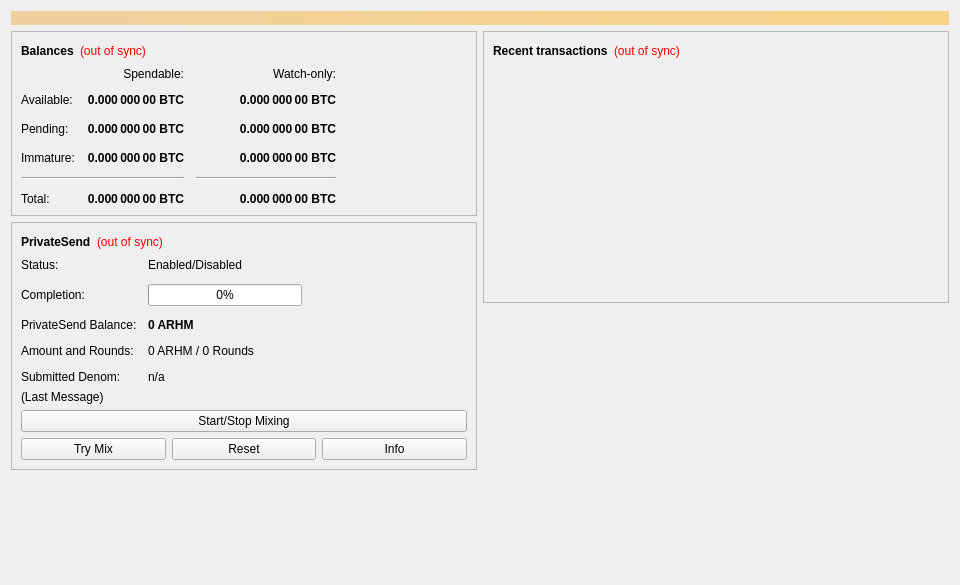
<?xml version="1.0" encoding="UTF-8"?>
<ui version="4.0">
 <class>OverviewPage</class>
 <widget class="QWidget" name="OverviewPage">
  <property name="geometry">
   <rect>
    <x>0</x>
    <y>0</y>
    <width>960</width>
    <height>585</height>
   </rect>
  </property>
  <property name="minimumSize">
   <size>
    <width>960</width>
    <height>0</height>
   </size>
  </property>
  <property name="windowTitle">
   <string>Form</string>
  </property>
  <layout class="QVBoxLayout" name="topLayout">
   <item>
    <widget class="QLabel" name="labelAlerts">
     <property name="visible">
      <bool>false</bool>
     </property>
     <property name="styleSheet">
      <string notr="true">QLabel { background-color: qlineargradient(x1: 0, y1: 0, x2: 1, y2: 0, stop:0 #F0D0A0, stop:1 #F8D488); color:#000000; }</string>
     </property>
     <property name="wordWrap">
      <bool>true</bool>
     </property>
     <property name="margin">
      <number>3</number>
     </property>
     <property name="textInteractionFlags">
      <set>Qt::TextSelectableByMouse</set>
     </property>
    </widget>
   </item>
   <item>
    <layout class="QHBoxLayout" name="horizontalLayout" stretch="1,1">
     <item>
      <layout class="QVBoxLayout" name="verticalLayout_2">
       <item>
        <widget class="QFrame" name="frame">
         <property name="frameShape">
          <enum>QFrame::StyledPanel</enum>
         </property>
         <property name="frameShadow">
          <enum>QFrame::Raised</enum>
         </property>
         <layout class="QVBoxLayout" name="verticalLayout_4">
          <item>
           <layout class="QHBoxLayout" name="horizontalLayout_4">
            <item>
             <widget class="QLabel" name="label_5">
              <property name="font">
               <font>
                <weight>75</weight>
                <bold>true</bold>
               </font>
              </property>
              <property name="text">
               <string>Balances</string>
              </property>
             </widget>
            </item>
            <item>
             <widget class="QLabel" name="labelWalletStatus">
              <property name="toolTip">
               <string>The displayed information may be out of date. Your wallet automatically synchronizes with the Archimed network after a connection is established, but this process has not completed yet.</string>
              </property>
              <property name="styleSheet">
               <string notr="true">QLabel { color: red; }</string>
              </property>
              <property name="text">
               <string notr="true">(out of sync)</string>
              </property>
              <property name="alignment">
               <set>Qt::AlignLeading|Qt::AlignLeft|Qt::AlignVCenter</set>
              </property>
             </widget>
            </item>
            <item>
             <spacer name="horizontalSpacer_3">
              <property name="orientation">
               <enum>Qt::Horizontal</enum>
              </property>
              <property name="sizeHint" stdset="0">
               <size>
                <width>40</width>
                <height>20</height>
               </size>
              </property>
             </spacer>
            </item>
           </layout>
          </item>
          <item>
           <layout class="QGridLayout" name="gridLayout">
            <property name="spacing">
             <number>12</number>
            </property>
            <item row="2" column="2">
             <widget class="QLabel" name="labelWatchPending">
              <property name="font">
               <font>
                <weight>75</weight>
                <bold>true</bold>
               </font>
              </property>
              <property name="cursor">
               <cursorShape>IBeamCursor</cursorShape>
              </property>
              <property name="toolTip">
               <string>Unconfirmed transactions to watch-only addresses</string>
              </property>
              <property name="text">
               <string notr="true">0.000 000 00 BTC</string>
              </property>
              <property name="alignment">
               <set>Qt::AlignRight|Qt::AlignTrailing|Qt::AlignVCenter</set>
              </property>
              <property name="textInteractionFlags">
               <set>Qt::LinksAccessibleByMouse|Qt::TextSelectableByKeyboard|Qt::TextSelectableByMouse</set>
              </property>
             </widget>
            </item>
            <item row="2" column="1">
             <widget class="QLabel" name="labelUnconfirmed">
              <property name="font">
               <font>
                <weight>75</weight>
                <bold>true</bold>
               </font>
              </property>
              <property name="cursor">
               <cursorShape>IBeamCursor</cursorShape>
              </property>
              <property name="toolTip">
               <string>Total of transactions that have yet to be confirmed, and do not yet count toward the spendable balance</string>
              </property>
              <property name="text">
               <string notr="true">0.000 000 00 BTC</string>
              </property>
              <property name="alignment">
               <set>Qt::AlignRight|Qt::AlignTrailing|Qt::AlignVCenter</set>
              </property>
              <property name="textInteractionFlags">
               <set>Qt::LinksAccessibleByMouse|Qt::TextSelectableByKeyboard|Qt::TextSelectableByMouse</set>
              </property>
             </widget>
            </item>
            <item row="3" column="2">
             <widget class="QLabel" name="labelWatchImmature">
              <property name="font">
               <font>
                <weight>75</weight>
                <bold>true</bold>
               </font>
              </property>
              <property name="cursor">
               <cursorShape>IBeamCursor</cursorShape>
              </property>
              <property name="toolTip">
               <string>Mined balance in watch-only addresses that has not yet matured</string>
              </property>
              <property name="text">
               <string notr="true">0.000 000 00 BTC</string>
              </property>
              <property name="alignment">
               <set>Qt::AlignRight|Qt::AlignTrailing|Qt::AlignVCenter</set>
              </property>
              <property name="textInteractionFlags">
               <set>Qt::LinksAccessibleByMouse|Qt::TextSelectableByKeyboard|Qt::TextSelectableByMouse</set>
              </property>
             </widget>
            </item>
            <item row="4" column="0" colspan="2">
             <widget class="Line" name="lineSpendableBalance">
              <property name="orientation">
               <enum>Qt::Horizontal</enum>
              </property>
             </widget>
            </item>
            <item row="4" column="2">
             <widget class="Line" name="lineWatchBalance">
              <property name="sizePolicy">
               <sizepolicy hsizetype="Preferred" vsizetype="Fixed">
                <horstretch>0</horstretch>
                <verstretch>0</verstretch>
               </sizepolicy>
              </property>
              <property name="minimumSize">
               <size>
                <width>140</width>
                <height>0</height>
               </size>
              </property>
              <property name="orientation">
               <enum>Qt::Horizontal</enum>
              </property>
             </widget>
            </item>
            <item row="5" column="0">
             <widget class="QLabel" name="labelTotalText">
              <property name="text">
               <string>Total:</string>
              </property>
             </widget>
            </item>
            <item row="3" column="1">
             <widget class="QLabel" name="labelImmature">
              <property name="font">
               <font>
                <weight>75</weight>
                <bold>true</bold>
               </font>
              </property>
              <property name="cursor">
               <cursorShape>IBeamCursor</cursorShape>
              </property>
              <property name="toolTip">
               <string>Mined balance that has not yet matured</string>
              </property>
              <property name="text">
               <string notr="true">0.000 000 00 BTC</string>
              </property>
              <property name="alignment">
               <set>Qt::AlignRight|Qt::AlignTrailing|Qt::AlignVCenter</set>
              </property>
              <property name="textInteractionFlags">
               <set>Qt::LinksAccessibleByMouse|Qt::TextSelectableByKeyboard|Qt::TextSelectableByMouse</set>
              </property>
             </widget>
            </item>
            <item row="2" column="3">
             <spacer name="horizontalSpacer_2">
              <property name="orientation">
               <enum>Qt::Horizontal</enum>
              </property>
              <property name="sizeHint" stdset="0">
               <size>
                <width>40</width>
                <height>20</height>
               </size>
              </property>
             </spacer>
            </item>
            <item row="3" column="0">
             <widget class="QLabel" name="labelImmatureText">
              <property name="text">
               <string>Immature:</string>
              </property>
             </widget>
            </item>
            <item row="5" column="1">
             <widget class="QLabel" name="labelTotal">
              <property name="font">
               <font>
                <weight>75</weight>
                <bold>true</bold>
               </font>
              </property>
              <property name="cursor">
               <cursorShape>IBeamCursor</cursorShape>
              </property>
              <property name="toolTip">
               <string>Your current total balance</string>
              </property>
              <property name="text">
               <string notr="true">0.000 000 00 BTC</string>
              </property>
              <property name="alignment">
               <set>Qt::AlignRight|Qt::AlignTrailing|Qt::AlignVCenter</set>
              </property>
              <property name="textInteractionFlags">
               <set>Qt::LinksAccessibleByMouse|Qt::TextSelectableByKeyboard|Qt::TextSelectableByMouse</set>
              </property>
             </widget>
            </item>
            <item row="5" column="2">
             <widget class="QLabel" name="labelWatchTotal">
              <property name="font">
               <font>
                <weight>75</weight>
                <bold>true</bold>
               </font>
              </property>
              <property name="cursor">
               <cursorShape>IBeamCursor</cursorShape>
              </property>
              <property name="toolTip">
               <string>Current total balance in watch-only addresses</string>
              </property>
              <property name="text">
               <string notr="true">0.000 000 00 BTC</string>
              </property>
              <property name="alignment">
               <set>Qt::AlignRight|Qt::AlignTrailing|Qt::AlignVCenter</set>
              </property>
              <property name="textInteractionFlags">
               <set>Qt::LinksAccessibleByMouse|Qt::TextSelectableByKeyboard|Qt::TextSelectableByMouse</set>
              </property>
             </widget>
            </item>
            <item row="0" column="2">
             <widget class="QLabel" name="labelWatchonly">
              <property name="text">
               <string>Watch-only:</string>
              </property>
              <property name="alignment">
               <set>Qt::AlignRight|Qt::AlignTrailing|Qt::AlignVCenter</set>
              </property>
             </widget>
            </item>
            <item row="1" column="0">
             <widget class="QLabel" name="labelBalanceText">
              <property name="text">
               <string>Available:</string>
              </property>
             </widget>
            </item>
            <item row="1" column="1">
             <widget class="QLabel" name="labelBalance">
              <property name="font">
               <font>
                <weight>75</weight>
                <bold>true</bold>
               </font>
              </property>
              <property name="cursor">
               <cursorShape>IBeamCursor</cursorShape>
              </property>
              <property name="toolTip">
               <string>Your current spendable balance</string>
              </property>
              <property name="text">
               <string notr="true">0.000 000 00 BTC</string>
              </property>
              <property name="alignment">
               <set>Qt::AlignRight|Qt::AlignTrailing|Qt::AlignVCenter</set>
              </property>
              <property name="textInteractionFlags">
               <set>Qt::LinksAccessibleByMouse|Qt::TextSelectableByKeyboard|Qt::TextSelectableByMouse</set>
              </property>
             </widget>
            </item>
            <item row="1" column="2">
             <widget class="QLabel" name="labelWatchAvailable">
              <property name="font">
               <font>
                <weight>75</weight>
                <bold>true</bold>
               </font>
              </property>
              <property name="cursor">
               <cursorShape>IBeamCursor</cursorShape>
              </property>
              <property name="toolTip">
               <string>Your current balance in watch-only addresses</string>
              </property>
              <property name="text">
               <string notr="true">0.000 000 00 BTC</string>
              </property>
              <property name="alignment">
               <set>Qt::AlignRight|Qt::AlignTrailing|Qt::AlignVCenter</set>
              </property>
              <property name="textInteractionFlags">
               <set>Qt::LinksAccessibleByMouse|Qt::TextSelectableByKeyboard|Qt::TextSelectableByMouse</set>
              </property>
             </widget>
            </item>
            <item row="2" column="0">
             <widget class="QLabel" name="labelPendingText">
              <property name="text">
               <string>Pending:</string>
              </property>
             </widget>
            </item>
            <item row="0" column="1">
             <widget class="QLabel" name="labelSpendable">
              <property name="text">
               <string>Spendable:</string>
              </property>
              <property name="alignment">
               <set>Qt::AlignRight|Qt::AlignTrailing|Qt::AlignVCenter</set>
              </property>
             </widget>
            </item>
           </layout>
          </item>
         </layout>
        </widget>
       </item>
       <item>
        <widget class="QFrame" name="framePrivateSend">
         <property name="layoutDirection">
          <enum>Qt::LeftToRight</enum>
         </property>
         <property name="frameShape">
          <enum>QFrame::StyledPanel</enum>
         </property>
         <property name="frameShadow">
          <enum>QFrame::Raised</enum>
         </property>
         <layout class="QVBoxLayout" name="VerticalLayout_PS1">
          <item>
           <layout class="QHBoxLayout" name="horizontalLayout_5">
            <item>
             <widget class="QLabel" name="labelPrivateSendHeader">
              <property name="font">
               <font>
                <weight>75</weight>
                <bold>true</bold>
               </font>
              </property>
              <property name="text">
               <string>PrivateSend</string>
              </property>
             </widget>
            </item>
            <item>
             <widget class="QLabel" name="labelPrivateSendSyncStatus">
              <property name="toolTip">
               <string>The displayed information may be out of date. Your wallet automatically synchronizes with the Archimed network after a connection is established, but this process has not completed yet.</string>
              </property>
              <property name="styleSheet">
               <string notr="true">QLabel { color: red; }</string>
              </property>
              <property name="text">
               <string notr="true">(out of sync)</string>
              </property>
              <property name="alignment">
               <set>Qt::AlignLeading|Qt::AlignLeft|Qt::AlignVCenter</set>
              </property>
             </widget>
            </item>
            <item>
             <spacer name="horizontalSpacer_4">
              <property name="orientation">
               <enum>Qt::Horizontal</enum>
              </property>
              <property name="sizeHint" stdset="0">
               <size>
                <width>40</width>
                <height>20</height>
               </size>
              </property>
             </spacer>
            </item>
           </layout>
          </item>
          <item>
           <layout class="QFormLayout" name="privateSendFormLayout">
            <property name="fieldGrowthPolicy">
             <enum>QFormLayout::AllNonFixedFieldsGrow</enum>
            </property>
            <property name="horizontalSpacing">
             <number>11</number>
            </property>
            <property name="verticalSpacing">
             <number>12</number>
            </property>
            <item row="0" column="0">
             <widget class="QLabel" name="labelPrivateSendEnabledText">
              <property name="text">
               <string>Status:</string>
              </property>
             </widget>
            </item>
            <item row="0" column="1">
             <widget class="QLabel" name="labelPrivateSendEnabled">
              <property name="text">
               <string>Enabled/Disabled</string>
              </property>
             </widget>
            </item>
            <item row="1" column="0">
             <widget class="QLabel" name="labelCompletitionText">
              <property name="text">
               <string>Completion:</string>
              </property>
             </widget>
            </item>
            <item row="1" column="1">
             <widget class="QProgressBar" name="privateSendProgress">
              <property name="maximumSize">
               <size>
                <width>154</width>
                <height>16777215</height>
               </size>
              </property>
              <property name="value">
               <number>0</number>
              </property>
             </widget>
            </item>
            <item row="2" column="0">
             <widget class="QLabel" name="labelAnonymizedText">
              <property name="text">
               <string>PrivateSend Balance:</string>
              </property>
             </widget>
            </item>
            <item row="2" column="1">
             <widget class="QLabel" name="labelAnonymized">
              <property name="font">
               <font>
                <weight>75</weight>
                <bold>true</bold>
               </font>
              </property>
              <property name="text">
               <string notr="true">0 ARHM</string>
              </property>
             </widget>
            </item>
            <item row="3" column="0">
             <widget class="QLabel" name="labelAmountAndRoundsText">
              <property name="text">
               <string>Amount and Rounds:</string>
              </property>
             </widget>
            </item>
            <item row="3" column="1">
             <widget class="QLabel" name="labelAmountRounds">
              <property name="text">
               <string>0 ARHM / 0 Rounds</string>
              </property>
             </widget>
            </item>
            <item row="4" column="0">
             <widget class="QLabel" name="labelSubmittedDenomText">
              <property name="text">
               <string>Submitted Denom:</string>
              </property>
             </widget>
            </item>
            <item row="4" column="1">
             <widget class="QLabel" name="labelSubmittedDenom">
              <property name="toolTip">
               <string>The denominations you submitted to the Masternode.&lt;br&gt;To mix, other users must submit the exact same denominations.</string>
              </property>
              <property name="text">
               <string>n/a</string>
              </property>
             </widget>
            </item>
           </layout>
          </item>
          <item>
           <layout class="QVBoxLayout" name="VerticalLayout_PS">
            <item>
             <widget class="QLabel" name="labelPrivateSendLastMessage">
              <property name="text">
               <string>(Last Message)</string>
              </property>
              <property name="alignment">
               <set>Qt::AlignLeading|Qt::AlignLeft|Qt::AlignTop</set>
              </property>
              <property name="wordWrap">
               <bool>true</bool>
              </property>
             </widget>
            </item>
            <item>
             <widget class="QPushButton" name="togglePrivateSend">
              <property name="sizePolicy">
               <sizepolicy hsizetype="MinimumExpanding" vsizetype="Fixed">
                <horstretch>0</horstretch>
                <verstretch>0</verstretch>
               </sizepolicy>
              </property>
              <property name="text">
               <string>Start/Stop Mixing</string>
              </property>
             </widget>
            </item>
            <item>
             <layout class="QHBoxLayout" name="horizontalLayout_debugbuttons">
              <item>
               <widget class="QPushButton" name="privateSendAuto">
                <property name="sizePolicy">
                 <sizepolicy hsizetype="MinimumExpanding" vsizetype="Fixed">
                  <horstretch>0</horstretch>
                  <verstretch>0</verstretch>
                 </sizepolicy>
                </property>
                <property name="toolTip">
                 <string>Try to manually submit a PrivateSend request.</string>
                </property>
                <property name="text">
                 <string>Try Mix</string>
                </property>
               </widget>
              </item>
              <item>
               <widget class="QPushButton" name="privateSendReset">
                <property name="sizePolicy">
                 <sizepolicy hsizetype="MinimumExpanding" vsizetype="Fixed">
                  <horstretch>0</horstretch>
                  <verstretch>0</verstretch>
                 </sizepolicy>
                </property>
                <property name="toolTip">
                 <string>Reset the current status of PrivateSend (can interrupt PrivateSend if it's in the process of Mixing, which can cost you money!)</string>
                </property>
                <property name="autoFillBackground">
                 <bool>false</bool>
                </property>
                <property name="text">
                 <string>Reset</string>
                </property>
               </widget>
              </item>
              <item>
               <widget class="QPushButton" name="privateSendInfo">
                <property name="sizePolicy">
                 <sizepolicy hsizetype="MinimumExpanding" vsizetype="Fixed">
                  <horstretch>0</horstretch>
                  <verstretch>0</verstretch>
                 </sizepolicy>
                </property>
                <property name="toolTip">
                 <string>Information about PrivateSend and Mixing</string>
                </property>
                <property name="text">
                 <string>Info</string>
                </property>
               </widget>
              </item>
             </layout>
            </item>
           </layout>
          </item>
         </layout>
        </widget>
       </item>
       <item>
        <spacer name="verticalSpacer">
         <property name="orientation">
          <enum>Qt::Vertical</enum>
         </property>
         <property name="sizeHint" stdset="0">
          <size>
           <width>20</width>
           <height>40</height>
          </size>
         </property>
        </spacer>
       </item>
      </layout>
     </item>
     <item>
      <layout class="QVBoxLayout" name="verticalLayout_3">
       <item>
        <widget class="QFrame" name="frame_2">
         <property name="frameShape">
          <enum>QFrame::StyledPanel</enum>
         </property>
         <property name="frameShadow">
          <enum>QFrame::Raised</enum>
         </property>
         <layout class="QVBoxLayout" name="verticalLayout">
          <item>
           <layout class="QHBoxLayout" name="horizontalLayout_2">
            <item>
             <widget class="QLabel" name="label_4">
              <property name="font">
               <font>
                <weight>75</weight>
                <bold>true</bold>
               </font>
              </property>
              <property name="text">
               <string>Recent transactions</string>
              </property>
             </widget>
            </item>
            <item>
             <widget class="QLabel" name="labelTransactionsStatus">
              <property name="toolTip">
               <string>The displayed information may be out of date. Your wallet automatically synchronizes with the Archimed network after a connection is established, but this process has not completed yet.</string>
              </property>
              <property name="styleSheet">
               <string notr="true">QLabel { color: red; }</string>
              </property>
              <property name="text">
               <string notr="true">(out of sync)</string>
              </property>
              <property name="alignment">
               <set>Qt::AlignLeading|Qt::AlignLeft|Qt::AlignVCenter</set>
              </property>
             </widget>
            </item>
            <item>
             <spacer name="horizontalSpacer">
              <property name="orientation">
               <enum>Qt::Horizontal</enum>
              </property>
              <property name="sizeHint" stdset="0">
               <size>
                <width>40</width>
                <height>20</height>
               </size>
              </property>
             </spacer>
            </item>
           </layout>
          </item>
          <item>
           <widget class="QListView" name="listTransactions">
            <property name="styleSheet">
             <string notr="true">QListView { background: transparent; }</string>
            </property>
            <property name="frameShape">
             <enum>QFrame::NoFrame</enum>
            </property>
            <property name="verticalScrollBarPolicy">
             <enum>Qt::ScrollBarAlwaysOff</enum>
            </property>
            <property name="horizontalScrollBarPolicy">
             <enum>Qt::ScrollBarAlwaysOff</enum>
            </property>
            <property name="selectionMode">
             <enum>QAbstractItemView::NoSelection</enum>
            </property>
           </widget>
          </item>
         </layout>
        </widget>
       </item>
       <item>
        <spacer name="verticalSpacer_2">
         <property name="orientation">
          <enum>Qt::Vertical</enum>
         </property>
         <property name="sizeHint" stdset="0">
          <size>
           <width>20</width>
           <height>40</height>
          </size>
         </property>
        </spacer>
       </item>
      </layout>
     </item>
    </layout>
   </item>
  </layout>
 </widget>
 <resources/>
 <connections/>
</ui>
